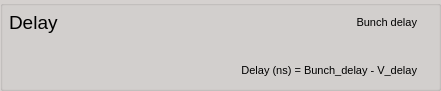
       <widget class="QGroupBox" name="groupBox">
        <property name="geometry">
         <rect>
          <x>10</x>
          <y>440</y>
          <width>441</width>
          <height>91</height>
         </rect>
        </property>
        <property name="palette">
         <palette>
          <active>
           <colorrole role="Window">
            <brush brushstyle="SolidPattern">
             <color alpha="255">
              <red>213</red>
              <green>209</green>
              <blue>207</blue>
             </color>
            </brush>
           </colorrole>
          </active>
          <inactive>
           <colorrole role="Window">
            <brush brushstyle="SolidPattern">
             <color alpha="255">
              <red>213</red>
              <green>209</green>
              <blue>207</blue>
             </color>
            </brush>
           </colorrole>
          </inactive>
          <disabled>
           <colorrole role="Window">
            <brush brushstyle="SolidPattern">
             <color alpha="255">
              <red>213</red>
              <green>209</green>
              <blue>207</blue>
             </color>
            </brush>
           </colorrole>
          </disabled>
         </palette>
        </property>
        <property name="autoFillBackground">
         <bool>false</bool>
        </property>
        <property name="title">
         <string/>
        </property>
        <widget class="QWidget" name="gridLayoutWidget_2">
         <property name="geometry">
          <rect>
           <x>9</x>
           <y>0</y>
           <width>421</width>
           <height>91</height>
          </rect>
         </property>
         <layout class="QGridLayout" name="gridLayout_3">
          <item row="1" column="1">
           <widget class="QLabel" name="label_10">
            <property name="sizePolicy">
             <sizepolicy hsizetype="Expanding" vsizetype="Fixed">
              <horstretch>0</horstretch>
              <verstretch>0</verstretch>
             </sizepolicy>
            </property>
            <property name="font">
             <font>
              <pointsize>8</pointsize>
             </font>
            </property>
            <property name="text">
             <string>Bunch delay</string>
            </property>
            <property name="alignment">
             <set>Qt::AlignRight|Qt::AlignTrailing|Qt::AlignVCenter</set>
            </property>
           </widget>
          </item>
          <item row="2" column="0" rowspan="2" colspan="2">
           <widget class="QLabel" name="label_12">
            <property name="sizePolicy">
             <sizepolicy hsizetype="Preferred" vsizetype="Fixed">
              <horstretch>0</horstretch>
              <verstretch>0</verstretch>
             </sizepolicy>
            </property>
            <property name="font">
             <font>
              <pointsize>8</pointsize>
             </font>
            </property>
            <property name="text">
             <string>Delay (ns) = Bunch_delay - V_delay</string>
            </property>
            <property name="alignment">
             <set>Qt::AlignRight|Qt::AlignTrailing|Qt::AlignVCenter</set>
            </property>
           </widget>
          </item>
          <item row="1" column="2">
           <widget class="TaurusWheelEdit" name="bunchDelay">
            <property name="sizePolicy">
             <sizepolicy hsizetype="Maximum" vsizetype="Fixed">
              <horstretch>0</horstretch>
              <verstretch>0</verstretch>
             </sizepolicy>
            </property>
            <property name="minimumSize">
             <size>
              <width>0</width>
              <height>45</height>
             </size>
            </property>
            <property name="integerDigits" stdset="0">
             <number>10</number>
            </property>
            <property name="decimalDigits" stdset="0">
             <number>0</number>
            </property>
            <property name="minValue">
             <double>0.000000000000000</double>
            </property>
            <property name="maxValue">
             <double>999999999.000000000000000</double>
            </property>
           </widget>
          </item>
          <item row="2" column="2" rowspan="2">
           <widget class="TaurusLabel" name="totalDelay">
            <property name="sizePolicy">
             <sizepolicy hsizetype="Preferred" vsizetype="Fixed">
              <horstretch>0</horstretch>
              <verstretch>0</verstretch>
             </sizepolicy>
            </property>
           </widget>
          </item>
          <item row="1" column="0">
           <widget class="QLabel" name="label_5">
            <property name="sizePolicy">
             <sizepolicy hsizetype="Fixed" vsizetype="Fixed">
              <horstretch>0</horstretch>
              <verstretch>0</verstretch>
             </sizepolicy>
            </property>
            <property name="font">
             <font>
              <pointsize>14</pointsize>
             </font>
            </property>
            <property name="text">
             <string>Delay</string>
            </property>
           </widget>
          </item>
         </layout>
        </widget>
       </widget>
